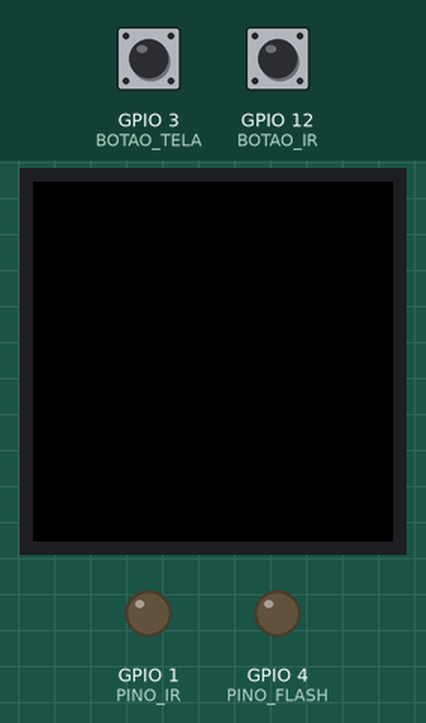
Recording of a sketch running on a simulated ESP32. Shown: 240×240 colour display, output pins drawn as LEDs (lit = HIGH). The test bench sets the inputs (shaded band); at power-on: GPIO 3 (BOTAO_TELA) HIGH, GPIO 12 (BOTAO_IR) HIGH. EEPROM starts erased; the camera gives no picture.

Above: at 1.7 s.
1.8 s: GPIO 3 (BOTAO_TELA) pulled LOW for 1 s
5.7 s: GPIO 3 (BOTAO_TELA) pulled LOW for 3.2 s
10.4 s: GPIO 3 (BOTAO_TELA) pulled LOW for 3.2 s
15.1 s: GPIO 3 (BOTAO_TELA) pulled LOW for 3.2 s
19.8 s: GPIO 12 (BOTAO_IR) pulsed LOW 5 times (0.12 s each, 0.3 s apart)
At 23.1 s:
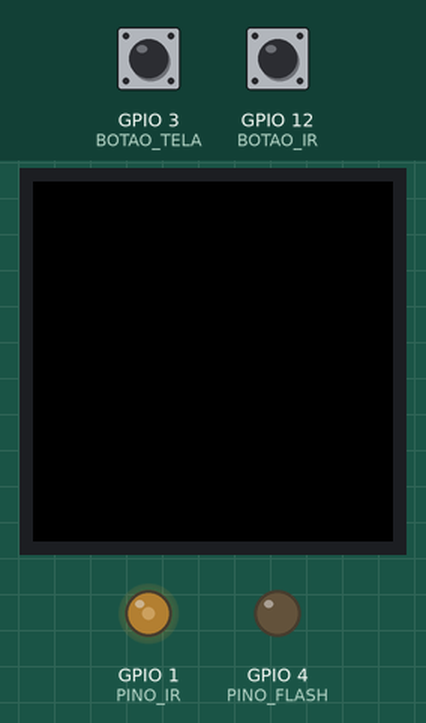
23.3 s: GPIO 12 (BOTAO_IR) pulsed LOW 5 times (0.12 s each, 0.3 s apart)
At 26.8 s:
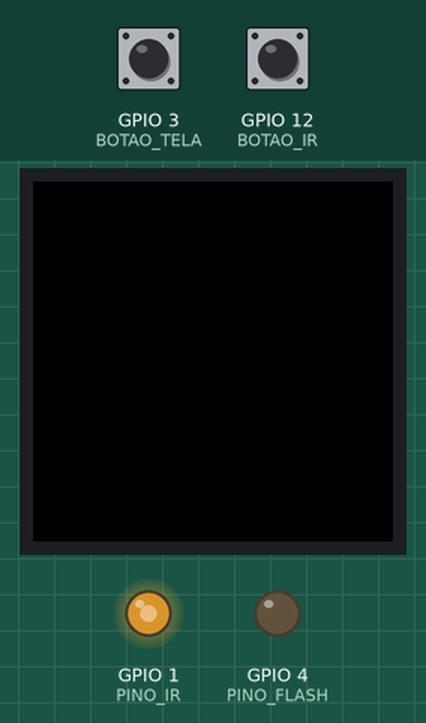
Timing chart, 0 to 27.8 s (numbered marks = the images above; inputs shaded):
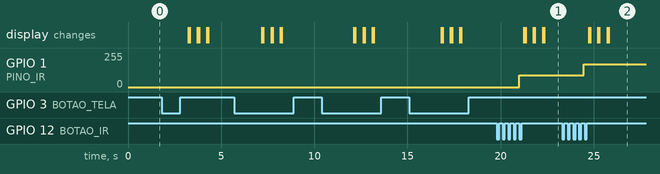

Measured:
- after the input at 19.8 s, GPIO 1 (PINO_IR): 0/255 → 90/255 after 1.2 s; the display: first changes after 1.5 s (image 1 shows a later state)
- after the input at 23.3 s, GPIO 1 (PINO_IR): 90/255 → 169/255 after 1.2 s; the display: first changes after 1.4 s (image 2 shows a later state)

The sketch:

VISAO_NOTURNA.ino
```cpp
// =====================================================================
//  BLACK BIRD | DMR · PROJETO 14 · VISÃO NOTURNA CLIP-ON (1x, na frente da luneta)
//  Placa: ESP32-CAM (AI-Thinker) com câmera OV2640 SEM filtro infravermelho.
//  Tela: 1,3" IPS 240x240 ST7789 (7 pinos, sem CS) · Iluminador: 4 LEDs IR 5 mm 850 nm (MOSFET).
//
//  Arduino IDE: placa "AI Thinker ESP32-CAM", PSRAM "Enabled".
//  Biblioteca: LovyanGFX (Gerenciador de Bibliotecas). A configuração da tela já está aqui embaixo,
//  não precisa editar arquivo nenhum da biblioteca.
//  Gravar: encaixe a ESP32-CAM na base ESP32-CAM-MB e ligue no USB.
//
//  A câmera filma em tons de cinza; o código corta o meio da imagem do tamanho certo para dar 1x
//  (sem zoom) através da lente de 45 mm, aumenta o contraste e pinta de verde (ou branco/vermelho).
//
//  BOTÕES (em cima):
//   IR   clique: iluminador IR  desligado → baixo → médio → alto
//   TELA clique: brilho (5 níveis) · segurar 1 s: cor (verde · branco · vermelho)
//   Os 2 juntos por 3 s: AJUSTE (zerar). Ver CODIGO-LEIA-ME.txt
//  ATENÇÃO: não segure o botão IR enquanto liga (ele fica no GPIO 12, que a placa lê ao ligar).
// =====================================================================
#include "esp_camera.h"
#include <LovyanGFX.hpp>
#include <Preferences.h>

// ---------------- pinos ----------------
#define PINO_IR     1     // GPIO1 (TX): gate do MOSFET dos LEDs IR (por isso o Serial fica desligado)
#define PINO_FLASH  4     // LED branco da placa: fica SEMPRE apagado (denunciaria a posição)
#define BOTAO_IR    12
#define BOTAO_TELA  3     // GPIO3 (RX)
// tela ST7789: SCL 14 · SDA 13 · DC 2 · RES e BLK no 3V3

// câmera AI-Thinker
#define PWDN_GPIO_NUM 32
#define RESET_GPIO_NUM -1
#define XCLK_GPIO_NUM 0
#define SIOD_GPIO_NUM 26
#define SIOC_GPIO_NUM 27
#define Y9_GPIO_NUM 35
#define Y8_GPIO_NUM 34
#define Y7_GPIO_NUM 39
#define Y6_GPIO_NUM 36
#define Y5_GPIO_NUM 21
#define Y4_GPIO_NUM 19
#define Y3_GPIO_NUM 18
#define Y2_GPIO_NUM 5
#define VSYNC_GPIO_NUM 25
#define HREF_GPIO_NUM 23
#define PCLK_GPIO_NUM 22

// ---------------- ajustes ----------------
const int CAM_W = 480, CAM_H = 320;   // HVGA em tons de cinza
const int CORTE_PADRAO = 260;         // quantos pixels da câmera viram os 240 da tela (1x com lente de 66° e foco 45 mm)
const int CORTE_MIN = 160, CORTE_MAX = 320;
const uint8_t IR_NIVEIS[] = {0, 90, 170, 255};     // desligado, baixo, médio, alto
const float BRILHO[] = {0.12, 0.25, 0.45, 0.70, 1.0};

class LGFX : public lgfx::LGFX_Device {
  lgfx::Panel_ST7789 _panel;
  lgfx::Bus_SPI _bus;
public:
  LGFX() {
    { auto cfg = _bus.config();
      cfg.spi_host = SPI2_HOST;
      cfg.spi_mode = 3;                  // tela de 7 pinos (sem CS) precisa do modo 3
      cfg.freq_write = 40000000;
      cfg.freq_read = 16000000;
      cfg.spi_3wire = true;
      cfg.use_lock = true;
      cfg.dma_channel = SPI_DMA_CH_AUTO;
      cfg.pin_sclk = 14; cfg.pin_mosi = 13; cfg.pin_miso = -1; cfg.pin_dc = 2;
      _bus.config(cfg); _panel.setBus(&_bus); }
    { auto cfg = _panel.config();
      cfg.pin_cs = -1; cfg.pin_rst = -1; cfg.pin_busy = -1;
      cfg.panel_width = 240; cfg.panel_height = 240;
      cfg.offset_x = 0; cfg.offset_y = 0; cfg.offset_rotation = 0;
      cfg.readable = false; cfg.invert = true; cfg.rgb_order = false;
      cfg.dlen_16bit = false; cfg.bus_shared = false;
      _panel.config(cfg); }
    setPanel(&_panel);
  }
};

LGFX lcd;
Preferences prefs;

int nivelIR = 0, nivelBrilho = 2, cor = 0;          // cor: 0 verde, 1 branco, 2 vermelho
int corte = CORTE_PADRAO, desvioX = 0, desvioY = 0;  // ajuste de 1x e de "zero"
bool modoAjuste = false; int passoAjuste = 0;        // 0 = tamanho, 1 = horizontal, 2 = vertical
uint32_t mensagemAte = 0; char mensagem[24] = "";
lgfx::rgb565_t paleta[256];
static lgfx::rgb565_t linhas[240 * 16];

void avisar(const char* t) { strncpy(mensagem, t, sizeof(mensagem) - 1); mensagemAte = millis() + 1500; }

void aplicarIR() {
#if ESP_ARDUINO_VERSION_MAJOR >= 3
  ledcWrite(PINO_IR, IR_NIVEIS[nivelIR]);
#else
  ledcWrite(2, IR_NIVEIS[nivelIR]);
#endif
}

void salvar() {
  prefs.putInt("ir", nivelIR); prefs.putInt("br", nivelBrilho); prefs.putInt("cor", cor);
  prefs.putInt("corte", corte); prefs.putInt("dx", desvioX); prefs.putInt("dy", desvioY);
}

// monta a paleta (contraste automático: estica do mais escuro ao mais claro da cena)
void montarPaleta(uint8_t minimo, uint8_t maximo) {
  int faixa = max(24, maximo - minimo);
  float b = BRILHO[nivelBrilho];
  for (int v = 0; v < 256; v++) {
    float n = constrain((v - minimo) / (float)faixa, 0.0f, 1.0f);
    n = sqrtf(n) * b;                                   // clareia as sombras (gama) e aplica o brilho
    uint8_t k = (uint8_t)(n * 255);
    if (cor == 0) paleta[v].set(k / 5, k, k / 4);       // verde (fósforo P43)
    else if (cor == 1) paleta[v].set(k, k, (k * 9) / 10); // branco (fósforo branco)
    else paleta[v].set(k, 0, 0);                        // vermelho (preserva a visão noturna do olho)
  }
}

bool iniciarCamera() {
  camera_config_t c = {};
  c.ledc_channel = LEDC_CHANNEL_0; c.ledc_timer = LEDC_TIMER_0;
  c.pin_d0 = Y2_GPIO_NUM; c.pin_d1 = Y3_GPIO_NUM; c.pin_d2 = Y4_GPIO_NUM; c.pin_d3 = Y5_GPIO_NUM;
  c.pin_d4 = Y6_GPIO_NUM; c.pin_d5 = Y7_GPIO_NUM; c.pin_d6 = Y8_GPIO_NUM; c.pin_d7 = Y9_GPIO_NUM;
  c.pin_xclk = XCLK_GPIO_NUM; c.pin_pclk = PCLK_GPIO_NUM; c.pin_vsync = VSYNC_GPIO_NUM; c.pin_href = HREF_GPIO_NUM;
  c.pin_sccb_sda = SIOD_GPIO_NUM; c.pin_sccb_scl = SIOC_GPIO_NUM;
  c.pin_pwdn = PWDN_GPIO_NUM; c.pin_reset = RESET_GPIO_NUM;
  c.xclk_freq_hz = 20000000;
  c.pixel_format = PIXFORMAT_GRAYSCALE;
  c.frame_size = FRAMESIZE_HVGA;          // 480 x 320
  c.jpeg_quality = 12;
  c.fb_count = 2;
  c.fb_location = CAMERA_FB_IN_PSRAM;
  c.grab_mode = CAMERA_GRAB_LATEST;
  if (esp_camera_init(&c) != ESP_OK) return false;
  sensor_t* s = esp_camera_sensor_get();
  s->set_gain_ctrl(s, 1);                 // ganho automático
  s->set_gainceiling(s, GAINCEILING_128X);// deixa o ganho subir bastante no escuro
  s->set_exposure_ctrl(s, 1);
  s->set_aec2(s, 1);                      // exposição noturna (mais longa)
  s->set_ae_level(s, 2);
  s->set_bpc(s, 1); s->set_wpc(s, 1);     // corrige pixels mortos/brancos
  s->set_lenc(s, 1);
  return true;
}

// ---------------- botões (clique e segurar) ----------------
struct Botao { int pino; bool antes; uint32_t desde; bool longoFeito; };
Botao bIR = {BOTAO_IR, false, 0, false}, bTela = {BOTAO_TELA, false, 0, false};
uint32_t juntosDesde = 0;

// devolve 1 = clique, 2 = segurou 1 s
int lerBotao(Botao& b) {
  bool agora = digitalRead(b.pino) == LOW; int r = 0;
  if (agora && !b.antes) { b.desde = millis(); b.longoFeito = false; }
  if (agora && !b.longoFeito && millis() - b.desde > 1000) { b.longoFeito = true; r = 2; }
  if (!agora && b.antes && !b.longoFeito && millis() - b.desde > 30) r = 1;
  b.antes = agora; return r;
}

void tratarBotoes() {
  bool doisJuntos = digitalRead(BOTAO_IR) == LOW && digitalRead(BOTAO_TELA) == LOW;
  if (doisJuntos) {
    if (!juntosDesde) juntosDesde = millis();
    if (millis() - juntosDesde > 3000) {
      modoAjuste = !modoAjuste; passoAjuste = 0; juntosDesde = millis() + 100000;  // espera soltar
      if (!modoAjuste) { salvar(); avisar("AJUSTE SALVO"); } else avisar("AJUSTE: TAMANHO");
      bIR.longoFeito = bTela.longoFeito = true;
    }
    lerBotao(bIR); lerBotao(bTela); return;
  }
  juntosDesde = 0;
  int i = lerBotao(bIR), t = lerBotao(bTela);
  if (modoAjuste) {                       // IR = menos · TELA = mais · segurar TELA = próximo passo
    int d = (i == 1) ? -1 : (t == 1) ? 1 : 0;
    if (t == 2) { passoAjuste = (passoAjuste + 1) % 3; avisar(passoAjuste == 0 ? "AJUSTE: TAMANHO" : passoAjuste == 1 ? "AJUSTE: LADO" : "AJUSTE: ALTURA"); }
    if (d) {
      if (passoAjuste == 0) corte = constrain(corte - d * 4, CORTE_MIN, CORTE_MAX);   // menos corte = imagem maior
      else if (passoAjuste == 1) desvioX = constrain(desvioX + d * 2, -60, 60);
      else desvioY = constrain(desvioY + d * 2, -40, 40);
    }
    return;
  }
  if (i == 1) { nivelIR = (nivelIR + 1) % 4; aplicarIR(); salvar();
                avisar(nivelIR == 0 ? "IR DESLIGADO" : nivelIR == 1 ? "IR BAIXO" : nivelIR == 2 ? "IR MEDIO" : "IR ALTO"); }
  if (t == 1) { nivelBrilho = (nivelBrilho + 1) % 5; salvar(); avisar("BRILHO"); }
  if (t == 2) { cor = (cor + 1) % 3; salvar(); avisar(cor == 0 ? "VERDE" : cor == 1 ? "BRANCO" : "VERMELHO"); }
}

void setup() {
  pinMode(PINO_FLASH, OUTPUT); digitalWrite(PINO_FLASH, LOW);
  pinMode(BOTAO_IR, INPUT_PULLUP); pinMode(BOTAO_TELA, INPUT_PULLUP);
#if ESP_ARDUINO_VERSION_MAJOR >= 3
  ledcAttachChannel(PINO_IR, 20000, 8, 2);
#else
  ledcSetup(2, 20000, 8); ledcAttachPin(PINO_IR, 2);
#endif
  prefs.begin("visao", false);
  nivelIR = prefs.getInt("ir", 0); nivelBrilho = prefs.getInt("br", 2); cor = prefs.getInt("cor", 0);
  corte = prefs.getInt("corte", CORTE_PADRAO); desvioX = prefs.getInt("dx", 0); desvioY = prefs.getInt("dy", 0);
  aplicarIR();

  lcd.init(); lcd.setRotation(0); lcd.fillScreen(TFT_BLACK);
  lcd.setTextColor(lcd.color565(0, 120, 30)); lcd.setTextSize(2);
  if (!iniciarCamera()) { lcd.drawString("CAMERA?", 70, 110); while (true) delay(1000); }
  montarPaleta(0, 255);
}

void loop() {
  tratarBotoes();
  camera_fb_t* fb = esp_camera_fb_get();
  if (!fb) return;
  int x0 = constrain((int)(fb->width - corte) / 2 + desvioX, 0, (int)fb->width - corte);
  int y0 = constrain((int)(fb->height - corte) / 2 + desvioY, 0, (int)fb->height - corte);
  if (corte > (int)fb->height) { y0 = 0; }

  // contraste automático: amostra o pedaço que vai para a tela
  uint8_t mn = 255, mx = 0;
  for (int y = 0; y < corte && y0 + y < (int)fb->height; y += 8) {
    const uint8_t* lin = fb->buf + (y0 + y) * fb->width + x0;
    for (int x = 0; x < corte; x += 8) { uint8_t v = lin[x]; if (v < mn) mn = v; if (v > mx) mx = v; }
  }
  montarPaleta(mn, mx);

  // copia o pedaço do meio para a tela (240 x 240), 16 linhas por vez
  for (int bloco = 0; bloco < 240; bloco += 16) {
    for (int y = 0; y < 16; y++) {
      int sy = min(y0 + ((bloco + y) * corte) / 240, (int)fb->height - 1);
      const uint8_t* lin = fb->buf + sy * fb->width + x0;
      lgfx::rgb565_t* dst = linhas + y * 240;
      for (int x = 0; x < 240; x++) dst[x] = paleta[lin[(x * corte) / 240]];
    }
    lcd.pushImage(0, bloco, 240, 16, linhas);
  }
  esp_camera_fb_return(fb);

  // avisos rápidos e cruz de ajuste (a luneta tem o retículo dela; a cruz só aparece no AJUSTE)
  if (modoAjuste) {
    uint16_t c = lcd.color565(255, 60, 0);
    lcd.drawFastHLine(0, 120, 240, c); lcd.drawFastVLine(120, 0, 240, c);
  }
  if (millis() < mensagemAte) { lcd.setTextColor(lcd.color565(0, 160, 40), TFT_BLACK); lcd.drawString(mensagem, 6, 6); }
}
```
